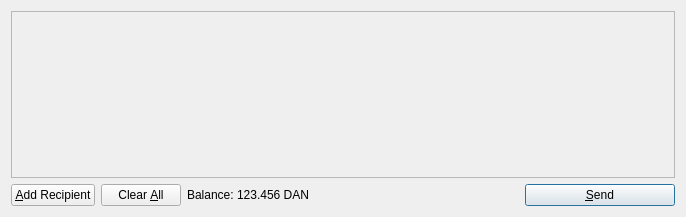
<?xml version="1.0" encoding="UTF-8"?>
<ui version="4.0">
 <class>SendCoinsDialog</class>
 <widget class="QDialog" name="SendCoinsDialog">
  <property name="geometry">
   <rect>
    <x>0</x>
    <y>0</y>
    <width>686</width>
    <height>217</height>
   </rect>
  </property>
  <property name="windowTitle">
   <string>Send Coins</string>
  </property>
  <layout class="QVBoxLayout" name="verticalLayout">
   <item>
    <widget class="QScrollArea" name="scrollArea">
     <property name="widgetResizable">
      <bool>true</bool>
     </property>
     <widget class="QWidget" name="scrollAreaWidgetContents">
      <property name="geometry">
       <rect>
        <x>0</x>
        <y>0</y>
        <width>666</width>
        <height>165</height>
       </rect>
      </property>
      <layout class="QVBoxLayout" name="verticalLayout_2">
       <property name="margin">
        <number>0</number>
       </property>
       <item>
        <layout class="QVBoxLayout" name="entries">
         <property name="spacing">
          <number>6</number>
         </property>
        </layout>
       </item>
       <item>
        <spacer name="verticalSpacer">
         <property name="orientation">
          <enum>Qt::Vertical</enum>
         </property>
         <property name="sizeHint" stdset="0">
          <size>
           <width>20</width>
           <height>40</height>
          </size>
         </property>
        </spacer>
       </item>
      </layout>
     </widget>
    </widget>
   </item>
   <item>
    <layout class="QHBoxLayout" name="horizontalLayout">
     <item>
      <widget class="QPushButton" name="addButton">
       <property name="toolTip">
        <string>Send to multiple recipients at once</string>
       </property>
       <property name="text">
        <string>&amp;Add Recipient</string>
       </property>
       <property name="icon">
        <iconset resource="../bitcoin.qrc">
         <normaloff>:/icons/add</normaloff>:/icons/add</iconset>
       </property>
       <property name="autoDefault">
        <bool>false</bool>
       </property>
      </widget>
     </item>
     <item>
      <widget class="QPushButton" name="clearButton">
       <property name="sizePolicy">
        <sizepolicy hsizetype="Minimum" vsizetype="Fixed">
         <horstretch>0</horstretch>
         <verstretch>0</verstretch>
        </sizepolicy>
       </property>
       <property name="toolTip">
        <string>Remove all transaction fields</string>
       </property>
       <property name="text">
        <string>Clear &amp;All</string>
       </property>
       <property name="icon">
        <iconset resource="../bitcoin.qrc">
         <normaloff>:/icons/remove</normaloff>:/icons/remove</iconset>
       </property>
       <property name="autoRepeatDelay">
        <number>300</number>
       </property>
       <property name="autoDefault">
        <bool>false</bool>
       </property>
      </widget>
     </item>
     <item>
      <layout class="QHBoxLayout" name="horizontalLayout_2">
       <property name="spacing">
        <number>3</number>
       </property>
       <item>
        <widget class="QLabel" name="label">
         <property name="text">
          <string>Balance:</string>
         </property>
        </widget>
       </item>
       <item>
        <widget class="QLabel" name="labelBalance">
         <property name="cursor">
          <cursorShape>IBeamCursor</cursorShape>
         </property>
         <property name="text">
          <string>123.456 DAN</string>
         </property>
         <property name="textInteractionFlags">
          <set>Qt::LinksAccessibleByMouse|Qt::TextSelectableByKeyboard|Qt::TextSelectableByMouse</set>
         </property>
        </widget>
       </item>
      </layout>
     </item>
     <item>
      <spacer name="horizontalSpacer">
       <property name="orientation">
        <enum>Qt::Horizontal</enum>
       </property>
       <property name="sizeHint" stdset="0">
        <size>
         <width>40</width>
         <height>20</height>
        </size>
       </property>
      </spacer>
     </item>
     <item>
      <widget class="QPushButton" name="sendButton">
       <property name="minimumSize">
        <size>
         <width>150</width>
         <height>0</height>
        </size>
       </property>
       <property name="toolTip">
        <string>Confirm the send action</string>
       </property>
       <property name="text">
        <string>&amp;Send</string>
       </property>
       <property name="icon">
        <iconset resource="../bitcoin.qrc">
         <normaloff>:/icons/send</normaloff>:/icons/send</iconset>
       </property>
       <property name="default">
        <bool>true</bool>
       </property>
      </widget>
     </item>
    </layout>
   </item>
  </layout>
 </widget>
 <resources>
  <include location="../bitcoin.qrc"/>
 </resources>
 <connections/>
</ui>
